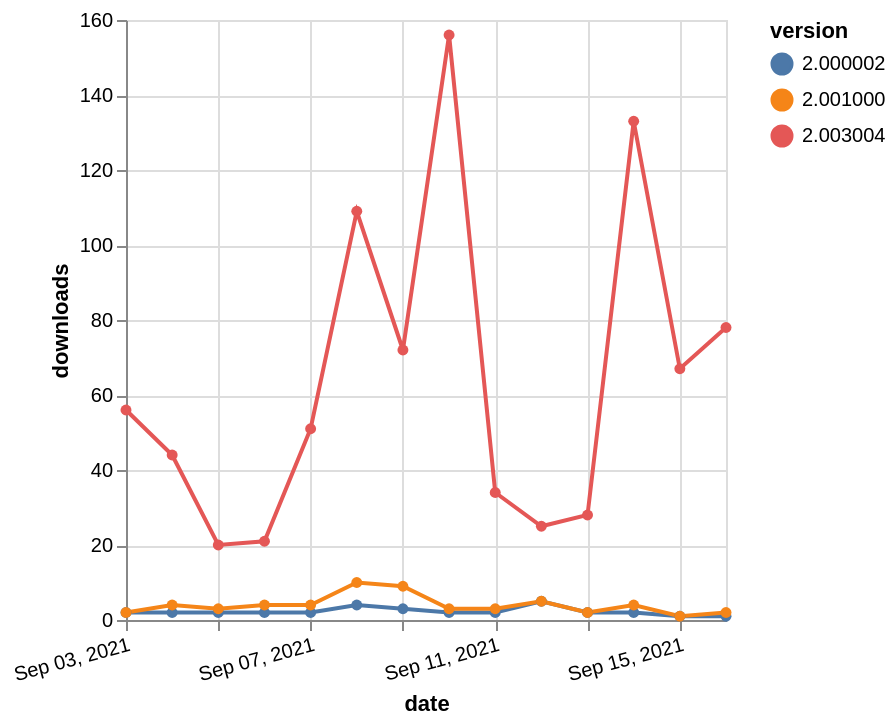

Here is the Vega-Lite specification saved for this chart:
### Vega-Lite specification from a JSON file in a GitHub repository (floating-point values rounded to 4 significant figures)
{"$schema": "https://vega.github.io/schema/vega-lite/v5.json", "description": "A simple bar chart with embedded data.", "data": {"values": [{"date": "2021-09-03", "total": 66990, "delta": 56, "version": "2.003004"}, {"date": "2021-09-04", "total": 67034, "delta": 44, "version": "2.003004"}, {"date": "2021-09-05", "total": 67054, "delta": 20, "version": "2.003004"}, {"date": "2021-09-06", "total": 67075, "delta": 21, "version": "2.003004"}, {"date": "2021-09-07", "total": 67126, "delta": 51, "version": "2.003004"}, {"date": "2021-09-08", "total": 67235, "delta": 109, "version": "2.003004"}, {"date": "2021-09-09", "total": 67307, "delta": 72, "version": "2.003004"}, {"date": "2021-09-10", "total": 67463, "delta": 156, "version": "2.003004"}, {"date": "2021-09-11", "total": 67497, "delta": 34, "version": "2.003004"}, {"date": "2021-09-12", "total": 67522, "delta": 25, "version": "2.003004"}, {"date": "2021-09-13", "total": 67550, "delta": 28, "version": "2.003004"}, {"date": "2021-09-14", "total": 67683, "delta": 133, "version": "2.003004"}, {"date": "2021-09-15", "total": 67750, "delta": 67, "version": "2.003004"}, {"date": "2021-09-16", "total": 67828, "delta": 78, "version": "2.003004"}, {"date": "2021-09-03", "total": 3109, "delta": 2, "version": "2.000002"}, {"date": "2021-09-04", "total": 3111, "delta": 2, "version": "2.000002"}, {"date": "2021-09-05", "total": 3113, "delta": 2, "version": "2.000002"}, {"date": "2021-09-06", "total": 3115, "delta": 2, "version": "2.000002"}, {"date": "2021-09-07", "total": 3117, "delta": 2, "version": "2.000002"}, {"date": "2021-09-08", "total": 3121, "delta": 4, "version": "2.000002"}, {"date": "2021-09-09", "total": 3124, "delta": 3, "version": "2.000002"}, {"date": "2021-09-10", "total": 3126, "delta": 2, "version": "2.000002"}, {"date": "2021-09-11", "total": 3128, "delta": 2, "version": "2.000002"}, {"date": "2021-09-12", "total": 3133, "delta": 5, "version": "2.000002"}, {"date": "2021-09-13", "total": 3135, "delta": 2, "version": "2.000002"}, {"date": "2021-09-14", "total": 3137, "delta": 2, "version": "2.000002"}, {"date": "2021-09-15", "total": 3138, "delta": 1, "version": "2.000002"}, {"date": "2021-09-16", "total": 3139, "delta": 1, "version": "2.000002"}, {"date": "2021-09-03", "total": 23814, "delta": 2, "version": "2.001000"}, {"date": "2021-09-04", "total": 23818, "delta": 4, "version": "2.001000"}, {"date": "2021-09-05", "total": 23821, "delta": 3, "version": "2.001000"}, {"date": "2021-09-06", "total": 23825, "delta": 4, "version": "2.001000"}, {"date": "2021-09-07", "total": 23829, "delta": 4, "version": "2.001000"}, {"date": "2021-09-08", "total": 23839, "delta": 10, "version": "2.001000"}, {"date": "2021-09-09", "total": 23848, "delta": 9, "version": "2.001000"}, {"date": "2021-09-10", "total": 23851, "delta": 3, "version": "2.001000"}, {"date": "2021-09-11", "total": 23854, "delta": 3, "version": "2.001000"}, {"date": "2021-09-12", "total": 23859, "delta": 5, "version": "2.001000"}, {"date": "2021-09-13", "total": 23861, "delta": 2, "version": "2.001000"}, {"date": "2021-09-14", "total": 23865, "delta": 4, "version": "2.001000"}, {"date": "2021-09-15", "total": 23866, "delta": 1, "version": "2.001000"}, {"date": "2021-09-16", "total": 23868, "delta": 2, "version": "2.001000"}]}, "width": "container", "mark": {"type": "line", "point": {"filled": true}}, "encoding": {"x": {"field": "date", "type": "temporal", "timeUnit": "yearmonthdate", "title": "date", "axis": {"labelAngle": -15}}, "y": {"field": "delta", "type": "quantitative", "title": "downloads"}, "color": {"field": "version", "type": "nominal"}, "tooltip": {"field": "delta"}}}
